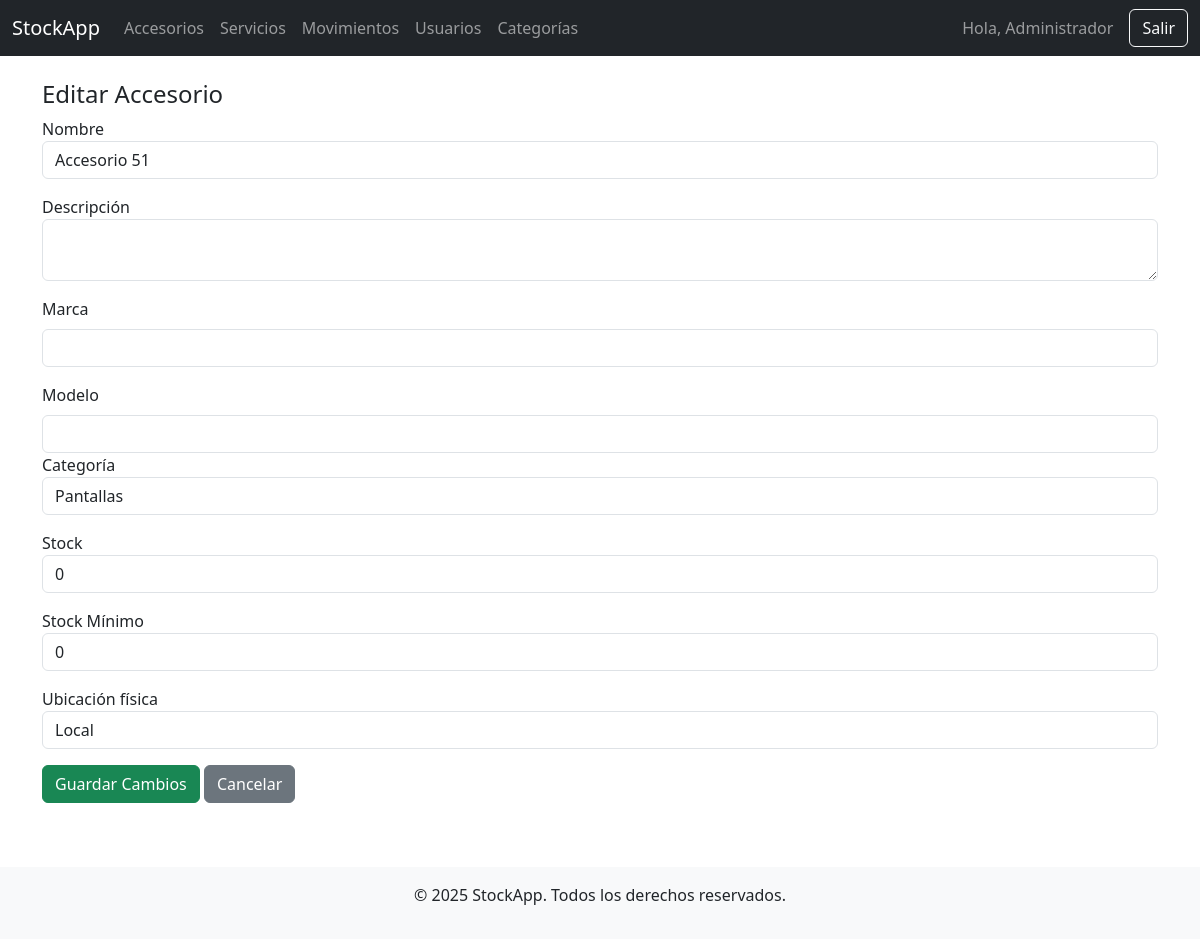
Before: /accesorios/editar.php?id=16 (signed in) with the older database file.
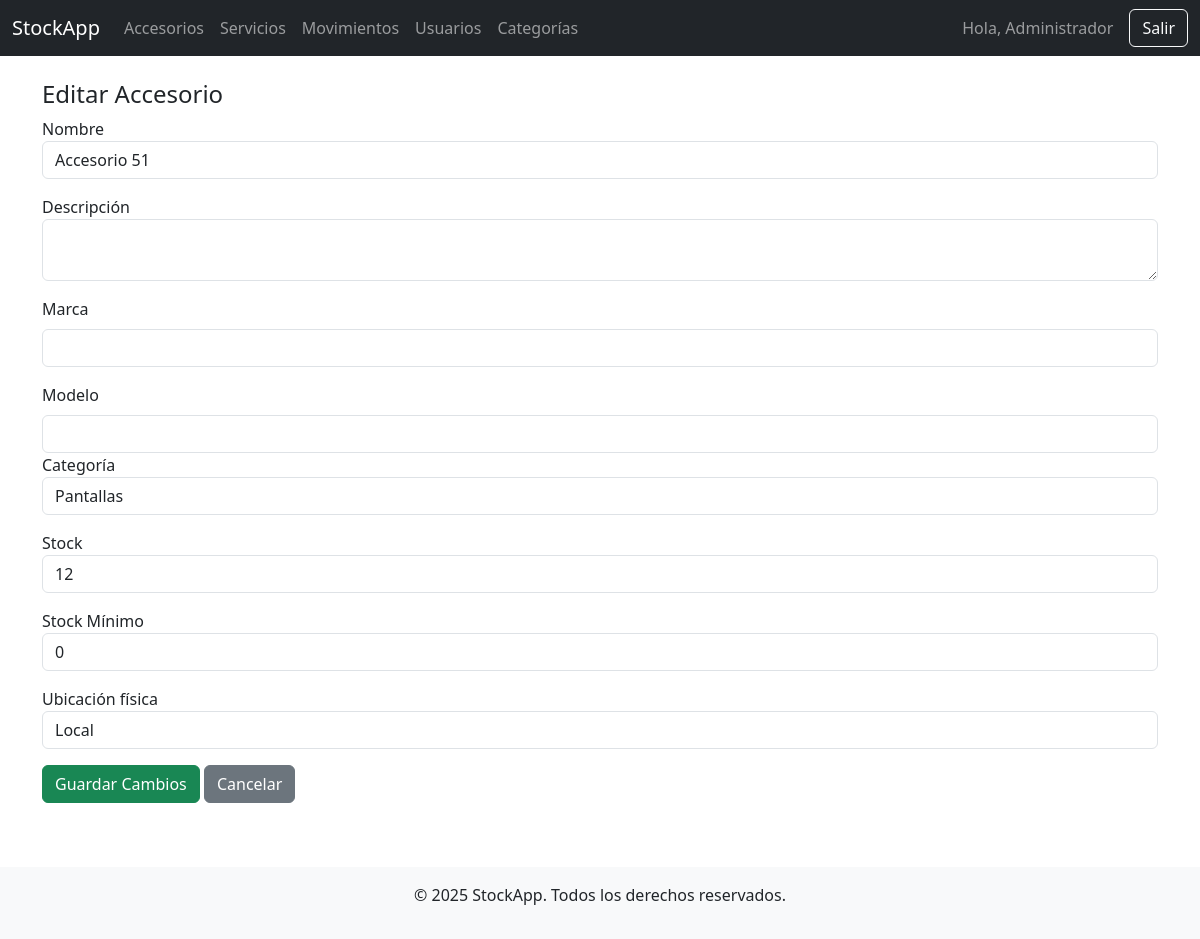
After: the same page with the newer database file.
### tables this page shows
CREATE TABLE `accesorios` (
  `id` int(11) NOT NULL,
  `nombre` varchar(100) NOT NULL,
  `descripcion` text DEFAULT NULL,
  `marca` varchar(100) DEFAULT NULL,
  `modelo` varchar(100) DEFAULT NULL,
  `categoria_id` int(11) DEFAULT NULL,
  `stock_actual` int(11) DEFAULT 0,
  `stock_minimo` int(11) DEFAULT 0,
  `precio_compra` decimal(10,2) DEFAULT 0.00,
  `precio_venta` decimal(10,2) DEFAULT 0.00,
  `ubicacion` varchar(100) DEFAULT NULL,
  `activo` tinyint(1) DEFAULT 1,
  `creado_en` timestamp NOT NULL DEFAULT current_timestamp(),
  `actualizado_en` timestamp NOT NULL DEFAULT current_timestamp() ON UPDATE current_timestamp()
);

CREATE TABLE `categorias` (
  `id` int(11) NOT NULL,
  `nombre` varchar(100) NOT NULL
);

### accesorios/editar.php (the view, shortened to what this page needs)
<?php
require_once '../config/database.php';
$id = $_GET['id'] ?? null;
$categorias = $pdo->query("SELECT * FROM categorias")->fetchAll();
$stmt = $pdo->prepare("SELECT * FROM accesorios WHERE id = ?");
$stmt->execute([$id]);
$accesorio = $stmt->fetch();
include '../includes/header.php';
include '../includes/navbar.php';
?>
<div class="container mt-4">
    <h4>Editar Accesorio</h4>
    <form method="POST">
        <div class="mb-3">
            <label>Nombre</label>
            <input type="text" name="nombre" class="form-control" value="<?= htmlspecialchars($accesorio['nombre']) ?>" required>
        </div>
        <div class="mb-3">
            <label>Descripción</label>
            <textarea name="descripcion" class="form-control"><?= htmlspecialchars($accesorio['descripcion']) ?></textarea>
        </div>
        <div class="mb-3">
            <label class="form-label">Marca</label>
            <input type="text" name="marca" class="form-control" required value="<?= htmlspecialchars($accesorio['marca']) ?>">
        </div>
        <div class="col-12">
            <label class="form-label">Modelo</label>
            <input type="text" name="modelo" class="form-control" required value="<?= htmlspecialchars($accesorio['modelo']) ?>">
        </div>
        <div class="mb-3">
            <label>Categoría</label>
            <select name="categoria_id" class="form-control">
                <?php foreach ($categorias as $c): ?>
                    <option value="<?= $c['id'] ?>" <?= $c['id'] == $accesorio['categoria_id'] ? 'selected' : '' ?>>
                        <?= $c['nombre'] ?>
                    </option>
                <?php endforeach; ?>
            </select>
        </div>
        <div class="mb-3">
            <label>Stock</label>
            <input type="number" name="stock_actual" class="form-control" value="<?= $accesorio['stock_actual'] ?>">
        </div>
        <div class="mb-3">
            <label for="stock_minimo">Stock Mínimo</label>
            <input type="number" name="stock_minimo" class="form-control" value="<?= $accesorio['stock_minimo'] ?>" min="0" required>
        </div>
        <div class="mb-3">
            <label>Ubicación física</label>
            <select name="ubicacion" class="form-control">
                <option value="Local" <?= $accesorio['ubicacion'] == 'Local' ? 'selected' : '' ?>>Local</option>
            </select>
        </div>
        <div class="mb-3">
            <button type="submit" class="btn btn-success">Guardar Cambios</button>
            <a href="listar.php" class="btn btn-secondary">Cancelar</a>
        </div>
    </form>
</div>
<?php include '../includes/footer.php'; ?>

Changed rows visible on the page:
changed accesorios "Accesorio 51": stock_actual "0" → "12"
